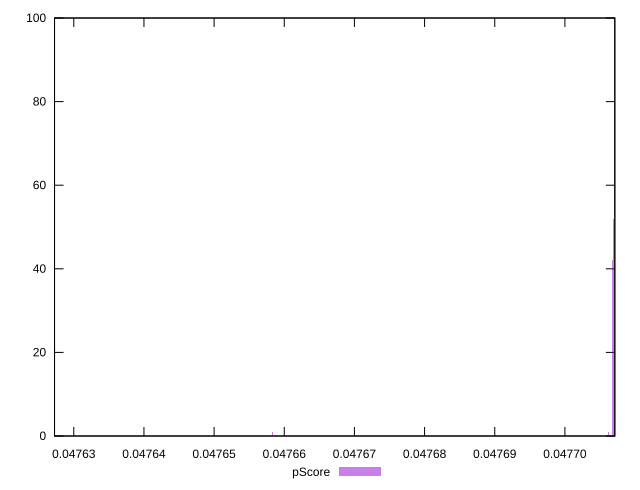

The script that saved this image:
reset

$pScore <<EOF
0.047658284867450926 1
0.047627292312477726 1
0.04770674595340901 42
0.047706933787075516 52
0.047707121620742025 3
0.0477061824524095 1
EOF

set key outside below
set boxwidth 1.8783366650422473e-7
set xrange [0.04762725502426279:0.047707116135408734]
set yrange [0:100]
set trange [0:100]
set style fill transparent solid 0.5 noborder
set terminal svg size 640, 490 enhanced background rgb 'white'
set output "report/report_00029_2021-02-24T13-36-40.390Z/uses-long-cache-ttl/samples/astro/pScore/histogram.svg"

plot $pScore title "pScore" with boxes

reset
